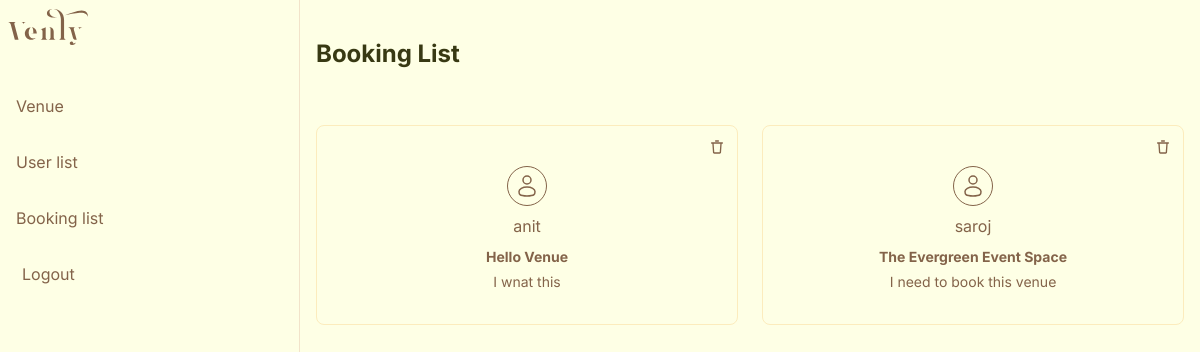
/booking-list.php (signed in), run on the app's committed database.
### tables this page shows
CREATE TABLE IF NOT EXISTS `users` (
  `id` int NOT NULL AUTO_INCREMENT,
  `username` varchar(255) NOT NULL,
  `password` varchar(255) NOT NULL,
  `email` varchar(255) NOT NULL,
  `role` enum('admin','user') NOT NULL DEFAULT 'user',
  `phone` bigint DEFAULT NULL,
  PRIMARY KEY (`id`)
);

CREATE TABLE IF NOT EXISTS `venue` (
  `id` int NOT NULL AUTO_INCREMENT,
  `name` varchar(255) NOT NULL,
  `about` text NOT NULL,
  `facility` varchar(255) NOT NULL,
  `location` varchar(255) NOT NULL,
  `email` varchar(255) NOT NULL,
  `no_of_person` int NOT NULL,
  `service_price` decimal(10,2) NOT NULL,
  `food_price` decimal(10,2) NOT NULL,
  `map_link` text,
  `img_path` varchar(255) NOT NULL,
  PRIMARY KEY (`id`)
);

CREATE TABLE IF NOT EXISTS `bookings` (
  `id` int NOT NULL AUTO_INCREMENT,
  `user_id` int NOT NULL,
  `venue_id` int NOT NULL,
  `booking_message` varchar(255) DEFAULT NULL,
  `booking_date` datetime NOT NULL,
  PRIMARY KEY (`id`),
  KEY `user_id` (`user_id`),
  KEY `venue_id` (`venue_id`)
);

### booking-list.php (the view, shortened to what this page needs)
<?php include 'inc/admin-header.php' ?>
<div class="main px-3 w-100">
    <div class="header d-flex justify-content-between mb-5 align-items-end">
        <h2 class="text-24 fw-bold color-primary-800">Booking List</h2>
    </div>
    <div class="row row-gap-3">
        <?php
        include("backend/db.php");
        $sql = "SELECT * FROM bookings";
        $result = $conn->query($sql);
        if ($result->num_rows > 0) {
            while ($row = $result->fetch_assoc()) {
                $user_sql = "SELECT username FROM users WHERE id = ?";
                $stmt = $conn->prepare($user_sql);
                $stmt->bind_param("i", $row['user_id']);
                $stmt->execute();
                $user_result = $stmt->get_result();
                if ($user_result->num_rows > 0) {
                    while ($user_row = $user_result->fetch_assoc()) {
                        $venue_sql = "SELECT name FROM venue WHERE id = ?";
                        $stmt = $conn->prepare($venue_sql);
                        $stmt->bind_param("i", $row['venue_id']);
                        $stmt->execute();
                        $venue_result = $stmt->get_result();
                        $venue_row = $venue_result->fetch_assoc()
                        ?>
                        <div class="col-6">
                            <div class="user-box border-primary-500 position-relative p-3">
                                <div
                                    class=" pt-4 mb-2 d-flex flex-column align-items-center align-items-center position-relative">
                                    <figure class="mb-2">
                                        <img src="images/icons/icon-user.svg" alt="icon-user">
                                    </figure>
                                    <div class="name color-primary-700"><?php echo $user_row['username'] ?></div>
                                </div>
                                <p class="text-14 color-primary-700 mb-1 text-center fw-bold"><?php echo $venue_row['name'] ?></p>
                                <p class="text-14 color-primary-700 text-center"><?php echo $row['booking_message'] ?></p>
                                <a href="#" class="delete-btn position-absolute top-0 end-0 delete-btn me-2 mt-1"
                                    data-id="<?php echo $row['id']; ?>">
                                    <figure class="icon-info p-1">
                                        <img src="images/icons/icon-delete.svg" alt="icon-delete">
                                    </figure>
                                </a>
                            </div>
                        </div>
                        <?php
                    }
                }
            }
        } else {
            echo "0 results";
        }
        ?>
    </div>
</div>
<?php include 'inc/admin-footer.php' ?>

### data on the page
bookings: booking_message "I wnat this"
users: username "anit", venue.name "Hello Venue"
bookings: booking_message "I need to book this venue"
users: username "saroj", venue.name "The Evergreen Event Space"
